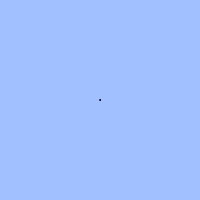
Frame 1 (no input)
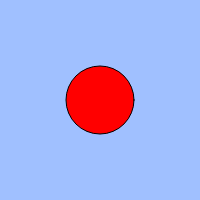
Frame 60 (no input)
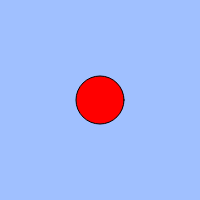
Frame 120 (the mouse pressed at the canvas centre since frame 60)

The p5.js sketch that drew these frames (run headless with seeded random() and noise() and a simulated clock; from frame 60 on, the mouse is pressed at the canvas centre):

// p5.js sketch
// ── sketch.js
let count;
let cycle;

function setup(){
  createCanvas(200, 200);
  count = 0;
  cycle = 150;
}

function draw(){
  background(160, 192, 255);
 if(keyIsDown(" ".charCodeAt(0))){{if(count>80) count = (count -20) % cycle;
  
  // BLANK[1]
 }
  if(count>30){count = (count + 3) % cycle;}
else{count = (count + 1) % cycle;}
  fill(255,0,0);
  ellipse(width / 2, height / 2, count);
      }

  else{
    if(count>80) {count = (count -50) % cycle;
  
  // BLANK[1]
 }
  if(count>30){count = (count + 3) % cycle;}
else{count = (count + 1) % cycle;}
  fill(255,0,0);
  ellipse(width / 2, height / 2, count);
      
  }
}
